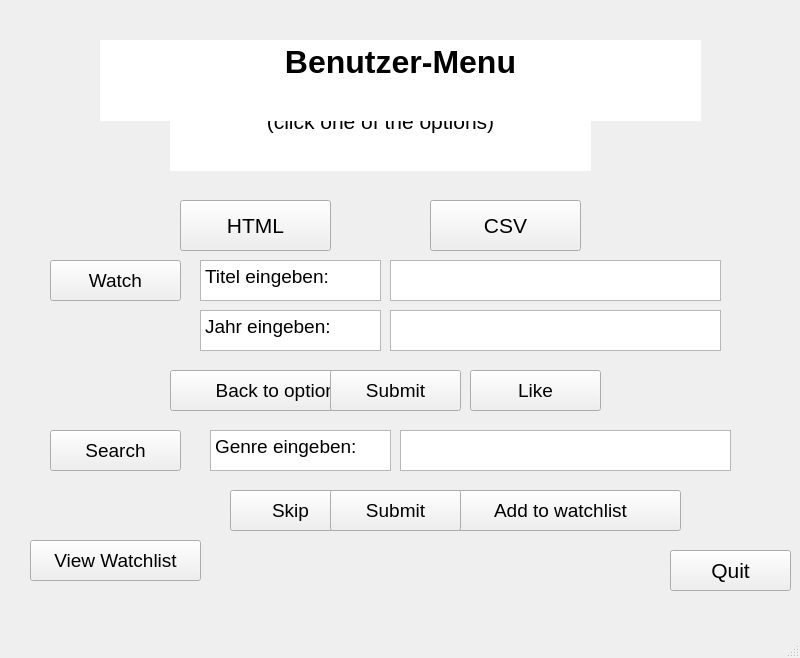
<?xml version="1.0" encoding="UTF-8"?>
<ui version="4.0">
 <class>BenutzerUI</class>
 <widget class="QMainWindow" name="BenutzerUI">
  <property name="geometry">
   <rect>
    <x>0</x>
    <y>0</y>
    <width>800</width>
    <height>658</height>
   </rect>
  </property>
  <property name="windowTitle">
   <string>MainWindow</string>
  </property>
  <widget class="QWidget" name="centralwidget">
   <widget class="QTextBrowser" name="chooseFileText">
    <property name="geometry">
     <rect>
      <x>170</x>
      <y>80</y>
      <width>421</width>
      <height>91</height>
     </rect>
    </property>
    <property name="frameShape">
     <enum>QFrame::NoFrame</enum>
    </property>
    <property name="html">
     <string>&lt;!DOCTYPE HTML PUBLIC &quot;-//W3C//DTD HTML 4.0//EN&quot; &quot;http://www.w3.org/TR/REC-html40/strict.dtd&quot;&gt;
&lt;html&gt;&lt;head&gt;&lt;meta name=&quot;qrichtext&quot; content=&quot;1&quot; /&gt;&lt;style type=&quot;text/css&quot;&gt;
p, li { white-space: pre-wrap; }
&lt;/style&gt;&lt;/head&gt;&lt;body style=&quot; font-family:'MS Shell Dlg 2'; font-size:7.8pt; font-weight:400; font-style:normal;&quot;&gt;
&lt;p align=&quot;center&quot; style=&quot; margin-top:0px; margin-bottom:0px; margin-left:0px; margin-right:0px; -qt-block-indent:0; text-indent:0px;&quot;&gt;&lt;span style=&quot; font-size:16pt;&quot;&gt;Open the file as ... ?&lt;/span&gt;&lt;/p&gt;
&lt;p align=&quot;center&quot; style=&quot; margin-top:0px; margin-bottom:0px; margin-left:0px; margin-right:0px; -qt-block-indent:0; text-indent:0px;&quot;&gt;&lt;span style=&quot; font-size:16pt;&quot;&gt;(click one of the options)&lt;/span&gt;&lt;/p&gt;&lt;/body&gt;&lt;/html&gt;</string>
    </property>
   </widget>
   <widget class="QPushButton" name="htmlButton">
    <property name="geometry">
     <rect>
      <x>180</x>
      <y>200</y>
      <width>151</width>
      <height>51</height>
     </rect>
    </property>
    <property name="font">
     <font>
      <pointsize>16</pointsize>
     </font>
    </property>
    <property name="text">
     <string>HTML</string>
    </property>
   </widget>
   <widget class="QPushButton" name="csvButton">
    <property name="geometry">
     <rect>
      <x>430</x>
      <y>200</y>
      <width>151</width>
      <height>51</height>
     </rect>
    </property>
    <property name="font">
     <font>
      <pointsize>16</pointsize>
     </font>
    </property>
    <property name="text">
     <string>CSV</string>
    </property>
   </widget>
   <widget class="QPushButton" name="searchButton">
    <property name="geometry">
     <rect>
      <x>50</x>
      <y>430</y>
      <width>131</width>
      <height>41</height>
     </rect>
    </property>
    <property name="font">
     <font>
      <pointsize>14</pointsize>
     </font>
    </property>
    <property name="text">
     <string>Search</string>
    </property>
   </widget>
   <widget class="QPushButton" name="watchButton">
    <property name="geometry">
     <rect>
      <x>50</x>
      <y>260</y>
      <width>131</width>
      <height>41</height>
     </rect>
    </property>
    <property name="font">
     <font>
      <pointsize>14</pointsize>
     </font>
    </property>
    <property name="text">
     <string>Watch</string>
    </property>
   </widget>
   <widget class="QTextBrowser" name="titelText">
    <property name="geometry">
     <rect>
      <x>200</x>
      <y>260</y>
      <width>181</width>
      <height>41</height>
     </rect>
    </property>
    <property name="html">
     <string>&lt;!DOCTYPE HTML PUBLIC &quot;-//W3C//DTD HTML 4.0//EN&quot; &quot;http://www.w3.org/TR/REC-html40/strict.dtd&quot;&gt;
&lt;html&gt;&lt;head&gt;&lt;meta name=&quot;qrichtext&quot; content=&quot;1&quot; /&gt;&lt;style type=&quot;text/css&quot;&gt;
p, li { white-space: pre-wrap; }
&lt;/style&gt;&lt;/head&gt;&lt;body style=&quot; font-family:'MS Shell Dlg 2'; font-size:7.8pt; font-weight:400; font-style:normal;&quot;&gt;
&lt;p style=&quot; margin-top:0px; margin-bottom:0px; margin-left:0px; margin-right:0px; -qt-block-indent:0; text-indent:0px;&quot;&gt;&lt;span style=&quot; font-size:14pt;&quot;&gt;Titel eingeben:&lt;/span&gt;&lt;/p&gt;&lt;/body&gt;&lt;/html&gt;</string>
    </property>
   </widget>
   <widget class="QPlainTextEdit" name="titelInput">
    <property name="geometry">
     <rect>
      <x>390</x>
      <y>260</y>
      <width>331</width>
      <height>41</height>
     </rect>
    </property>
   </widget>
   <widget class="QTextBrowser" name="jahrText">
    <property name="geometry">
     <rect>
      <x>200</x>
      <y>310</y>
      <width>181</width>
      <height>41</height>
     </rect>
    </property>
    <property name="html">
     <string>&lt;!DOCTYPE HTML PUBLIC &quot;-//W3C//DTD HTML 4.0//EN&quot; &quot;http://www.w3.org/TR/REC-html40/strict.dtd&quot;&gt;
&lt;html&gt;&lt;head&gt;&lt;meta name=&quot;qrichtext&quot; content=&quot;1&quot; /&gt;&lt;style type=&quot;text/css&quot;&gt;
p, li { white-space: pre-wrap; }
&lt;/style&gt;&lt;/head&gt;&lt;body style=&quot; font-family:'MS Shell Dlg 2'; font-size:7.8pt; font-weight:400; font-style:normal;&quot;&gt;
&lt;p style=&quot; margin-top:0px; margin-bottom:0px; margin-left:0px; margin-right:0px; -qt-block-indent:0; text-indent:0px;&quot;&gt;&lt;span style=&quot; font-size:14pt;&quot;&gt;Jahr eingeben:&lt;/span&gt;&lt;/p&gt;&lt;/body&gt;&lt;/html&gt;</string>
    </property>
   </widget>
   <widget class="QPlainTextEdit" name="jahrInput">
    <property name="geometry">
     <rect>
      <x>390</x>
      <y>310</y>
      <width>331</width>
      <height>41</height>
     </rect>
    </property>
   </widget>
   <widget class="QTextBrowser" name="genreText">
    <property name="geometry">
     <rect>
      <x>210</x>
      <y>430</y>
      <width>181</width>
      <height>41</height>
     </rect>
    </property>
    <property name="html">
     <string>&lt;!DOCTYPE HTML PUBLIC &quot;-//W3C//DTD HTML 4.0//EN&quot; &quot;http://www.w3.org/TR/REC-html40/strict.dtd&quot;&gt;
&lt;html&gt;&lt;head&gt;&lt;meta name=&quot;qrichtext&quot; content=&quot;1&quot; /&gt;&lt;style type=&quot;text/css&quot;&gt;
p, li { white-space: pre-wrap; }
&lt;/style&gt;&lt;/head&gt;&lt;body style=&quot; font-family:'MS Shell Dlg 2'; font-size:7.8pt; font-weight:400; font-style:normal;&quot;&gt;
&lt;p style=&quot; margin-top:0px; margin-bottom:0px; margin-left:0px; margin-right:0px; -qt-block-indent:0; text-indent:0px;&quot;&gt;&lt;span style=&quot; font-size:14pt;&quot;&gt;Genre eingeben:&lt;/span&gt;&lt;/p&gt;&lt;/body&gt;&lt;/html&gt;</string>
    </property>
   </widget>
   <widget class="QPlainTextEdit" name="genreInput">
    <property name="geometry">
     <rect>
      <x>400</x>
      <y>430</y>
      <width>331</width>
      <height>41</height>
     </rect>
    </property>
   </widget>
   <widget class="QPushButton" name="likeButton">
    <property name="geometry">
     <rect>
      <x>470</x>
      <y>370</y>
      <width>131</width>
      <height>41</height>
     </rect>
    </property>
    <property name="font">
     <font>
      <pointsize>14</pointsize>
     </font>
    </property>
    <property name="text">
     <string>Like</string>
    </property>
   </widget>
   <widget class="QPushButton" name="addToWatchlistButton">
    <property name="geometry">
     <rect>
      <x>440</x>
      <y>490</y>
      <width>241</width>
      <height>41</height>
     </rect>
    </property>
    <property name="font">
     <font>
      <pointsize>14</pointsize>
     </font>
    </property>
    <property name="text">
     <string>Add to watchlist</string>
    </property>
   </widget>
   <widget class="QTextBrowser" name="benutzerMenuText">
    <property name="geometry">
     <rect>
      <x>100</x>
      <y>40</y>
      <width>601</width>
      <height>81</height>
     </rect>
    </property>
    <property name="frameShape">
     <enum>QFrame::NoFrame</enum>
    </property>
    <property name="lineWidth">
     <number>1</number>
    </property>
    <property name="sizeAdjustPolicy">
     <enum>QAbstractScrollArea::AdjustIgnored</enum>
    </property>
    <property name="html">
     <string>&lt;!DOCTYPE HTML PUBLIC &quot;-//W3C//DTD HTML 4.0//EN&quot; &quot;http://www.w3.org/TR/REC-html40/strict.dtd&quot;&gt;
&lt;html&gt;&lt;head&gt;&lt;meta name=&quot;qrichtext&quot; content=&quot;1&quot; /&gt;&lt;style type=&quot;text/css&quot;&gt;
p, li { white-space: pre-wrap; }
&lt;/style&gt;&lt;/head&gt;&lt;body style=&quot; font-family:'MS Shell Dlg 2'; font-size:7.8pt; font-weight:400; font-style:normal;&quot;&gt;
&lt;p align=&quot;center&quot; style=&quot; margin-top:0px; margin-bottom:0px; margin-left:0px; margin-right:0px; -qt-block-indent:0; text-indent:0px;&quot;&gt;&lt;span style=&quot; font-size:24pt; font-weight:600;&quot;&gt;Benutzer-Menu&lt;/span&gt;&lt;/p&gt;&lt;/body&gt;&lt;/html&gt;</string>
    </property>
   </widget>
   <widget class="QPushButton" name="quitButton">
    <property name="geometry">
     <rect>
      <x>670</x>
      <y>550</y>
      <width>121</width>
      <height>41</height>
     </rect>
    </property>
    <property name="font">
     <font>
      <pointsize>16</pointsize>
     </font>
    </property>
    <property name="text">
     <string>Quit</string>
    </property>
   </widget>
   <widget class="QPushButton" name="skipButton">
    <property name="geometry">
     <rect>
      <x>230</x>
      <y>490</y>
      <width>121</width>
      <height>41</height>
     </rect>
    </property>
    <property name="font">
     <font>
      <pointsize>14</pointsize>
     </font>
    </property>
    <property name="text">
     <string>Skip</string>
    </property>
   </widget>
   <widget class="QPushButton" name="backToOptionsButton">
    <property name="geometry">
     <rect>
      <x>170</x>
      <y>370</y>
      <width>221</width>
      <height>41</height>
     </rect>
    </property>
    <property name="font">
     <font>
      <pointsize>14</pointsize>
     </font>
    </property>
    <property name="text">
     <string>Back to options</string>
    </property>
   </widget>
   <widget class="QPushButton" name="submitwButton">
    <property name="geometry">
     <rect>
      <x>330</x>
      <y>370</y>
      <width>131</width>
      <height>41</height>
     </rect>
    </property>
    <property name="font">
     <font>
      <pointsize>14</pointsize>
     </font>
    </property>
    <property name="text">
     <string>Submit</string>
    </property>
   </widget>
   <widget class="QPushButton" name="submitsButton">
    <property name="geometry">
     <rect>
      <x>330</x>
      <y>490</y>
      <width>131</width>
      <height>41</height>
     </rect>
    </property>
    <property name="font">
     <font>
      <pointsize>14</pointsize>
     </font>
    </property>
    <property name="text">
     <string>Submit</string>
    </property>
   </widget>
   <widget class="QPushButton" name="viewWatchlistButton">
    <property name="geometry">
     <rect>
      <x>30</x>
      <y>540</y>
      <width>171</width>
      <height>41</height>
     </rect>
    </property>
    <property name="font">
     <font>
      <pointsize>14</pointsize>
     </font>
    </property>
    <property name="text">
     <string>View Watchlist</string>
    </property>
   </widget>
  </widget>
  <widget class="QMenuBar" name="menubar">
   <property name="geometry">
    <rect>
     <x>0</x>
     <y>0</y>
     <width>800</width>
     <height>26</height>
    </rect>
   </property>
  </widget>
  <widget class="QStatusBar" name="statusbar"/>
 </widget>
 <resources/>
 <connections/>
</ui>
